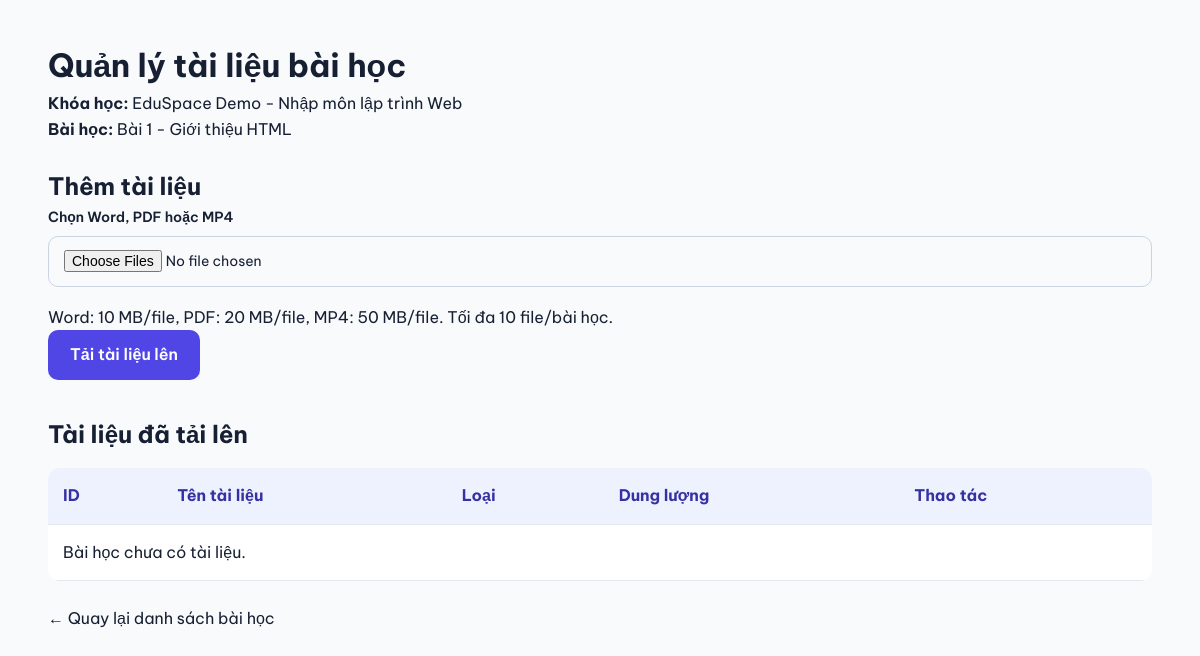
/teacher/materials.php?lesson_id=10 (signed in), run on the app's committed database.
### tables this page shows
CREATE TABLE `lessons` (
  `id` int(11) NOT NULL,
  `course_id` int(11) NOT NULL,
  `title` varchar(255) NOT NULL,
  `content` text DEFAULT NULL,
  `video_url` varchar(500) DEFAULT NULL,
  `lesson_order` int(11) NOT NULL DEFAULT 1,
  `created_at` timestamp NOT NULL DEFAULT current_timestamp()
);

CREATE TABLE `courses` (
  `id` int(11) NOT NULL,
  `teacher_id` int(11) DEFAULT NULL,
  `category` varchar(100) NOT NULL,
  `title` varchar(255) NOT NULL,
  `description` text DEFAULT NULL,
  `icon` varchar(20) DEFAULT '?',
  `color` varchar(20) DEFAULT 'blue',
  `students` int(11) DEFAULT 0,
  `teacher_name` varchar(100) DEFAULT NULL,
  `status` enum('draft','pending','approved','rejected') DEFAULT 'draft',
  `created_at` timestamp NOT NULL DEFAULT current_timestamp()
);

### teacher/materials.php (the view, shortened to what this page needs)
<?php
require_once __DIR__ . "/../includes/auth.php";
$lessonId = filter_input(
    INPUT_GET,
    "lesson_id",
    FILTER_VALIDATE_INT
);
$teacherId = (int)$_SESSION["user_id"];
$stmt = $pdo->prepare(
    "SELECT
        l.id,
        l.title AS lesson_title,
        l.course_id,
        c.title AS course_title,
        c.status
     FROM lessons l
     JOIN courses c ON l.course_id = c.id
     WHERE l.id = ?
       AND c.teacher_id = ?
     LIMIT 1"
);
$stmt->execute([$lessonId, $teacherId]);
$lesson = $stmt->fetch();
$courseId = (int)$lesson["course_id"];
$canUpload = in_array(
    $lesson["status"],
    ["draft", "rejected"],
    true
);
$stmt = $pdo->prepare(
    "SELECT id, file_name, file_type,
            file_size, created_at
     FROM lesson_materials
     WHERE lesson_id = ?
     ORDER BY id DESC"
);
$stmt->execute([$lessonId]);
$materials = $stmt->fetchAll();
function e($value) {
    return htmlspecialchars(
        (string)$value,
        ENT_QUOTES,
        "UTF-8"
    );
}
?>
<!DOCTYPE html>
<html lang="vi">
<head>
    <link
        rel="stylesheet"
        href="../assets/css/style.css"
    >
</head>
<body>
<div class="container" style="padding: 40px 0;">
    <h1>Quản lý tài liệu bài học</h1>
    <p>
        <strong>Khóa học:</strong>
        <?php echo e($lesson["course_title"]); ?>
    </p>
    <p>
        <strong>Bài học:</strong>
        <?php echo e($lesson["lesson_title"]); ?>
    </p>
    <?php if ($canUpload): ?>
        <h2 style="margin-top: 25px;">
            Thêm tài liệu
        </h2>
        <form
            method="POST"
            enctype="multipart/form-data"
        >
            <div class="form-group">
                <label for="materials">
                    Chọn Word, PDF hoặc MP4
                </label>
                <input
                    type="file"
                    id="materials"
                    name="materials[]"
                    accept=".docx,.pdf,.mp4"
                    multiple
                    required
                >
            </div>
            <p>
                Word: 10 MB/file,
                PDF: 20 MB/file,
                MP4: 50 MB/file.
                Tối đa 10 file/bài học.
            </p>
            <button
                type="submit"
                class="btn btn-primary"
            >
                Tải tài liệu lên
            </button>
        </form>
    <?php endif; ?>
    <h2 style="margin: 35px 0 15px;">
        Tài liệu đã tải lên
    </h2>
    <div style="overflow-x: auto;">
        <table class="data-table">
            <thead>
                <tr>
                    <th>ID</th>
                    <th>Tên tài liệu</th>
                    <th>Loại</th>
                    <th>Dung lượng</th>
                    <th>Thao tác</th>
                </tr>
            </thead>
            <tbody>
                <?php if (empty($materials)): ?>
                    <tr>
                        <td colspan="5">
    Bài học chưa có tài liệu.
</td>
                    </tr>
                <?php endif; ?>
            </tbody>
        </table>
    </div>
    <p style="margin-top: 25px;">
        <a href="lessons.php?course_id=<?php
            echo $courseId;
        ?>">
            ← Quay lại danh sách bài học
        </a>
    </p>
</div>
</body>
</html>

### assets/css/style.css (style rules this page uses)
:root { --primary: #4f46e5; --primary-dark: #3730a3; --text: #172033; --muted: #64748b; --background: #f8fafc; }
* { margin: 0; padding: 0; box-sizing: border-box; }
html { scroll-behavior: smooth; }
body { font-family: 'Be Vietnam Pro', Arial, sans-serif; background: var(--background); color: var(--text); line-height: 1.6; }
a { text-decoration: none; color: inherit; }
.container { width: min(1150px, 92%); margin: 0 auto; }
.btn { display: inline-block; border: none; border-radius: 10px; padding: 12px 22px; font: inherit; font-weight: 600; cursor: pointer; text-align: center; }
.btn-primary { background: var(--primary); color: white; }
.form-group { margin-bottom: 18px; }
.form-group label { display: block; font-size: 14px; font-weight: 600; margin-bottom: 8px; }
.form-group input { width: 100%; padding: 13px 15px; border: 1px solid #cbd5e1; border-radius: 10px; outline: none; font: inherit; font-size: 14px; transition: border-color 0.2s; }
.data-table { width: 100%; border-collapse: collapse; background: white; border-radius: 12px; overflow: hidden; }
.data-table th, .data-table td { padding: 15px; text-align: left; border-bottom: 1px solid #e2e8f0; }
.data-table th { background: #eef2ff; color: #3730a3; }

### data on the page
lessons: course.title "EduSpace Demo - Nhập môn lập trình Web", title "Bài 1 - Giới thiệu HTML"
